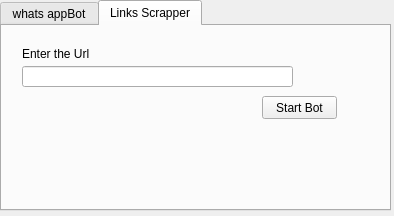
<?xml version="1.0" encoding="UTF-8"?>
<ui version="4.0">
 <class>Dialog</class>
 <widget class="QDialog" name="Dialog">
  <property name="geometry">
   <rect>
    <x>0</x>
    <y>0</y>
    <width>394</width>
    <height>216</height>
   </rect>
  </property>
  <property name="windowTitle">
   <string>Dialog</string>
  </property>
  <widget class="QTabWidget" name="tabWidget">
   <property name="geometry">
    <rect>
     <x>0</x>
     <y>0</y>
     <width>391</width>
     <height>211</height>
    </rect>
   </property>
   <property name="currentIndex">
    <number>1</number>
   </property>
   <widget class="QWidget" name="tab">
    <attribute name="title">
     <string>whats appBot</string>
    </attribute>
    <widget class="QLineEdit" name="botStart">
     <property name="geometry">
      <rect>
       <x>30</x>
       <y>50</y>
       <width>61</width>
       <height>21</height>
      </rect>
     </property>
    </widget>
    <widget class="QLineEdit" name="botEnd">
     <property name="geometry">
      <rect>
       <x>110</x>
       <y>50</y>
       <width>61</width>
       <height>21</height>
      </rect>
     </property>
    </widget>
    <widget class="QLabel" name="label">
     <property name="geometry">
      <rect>
       <x>30</x>
       <y>30</y>
       <width>121</width>
       <height>16</height>
      </rect>
     </property>
     <property name="text">
      <string>Enter emails (start,end):</string>
     </property>
    </widget>
    <widget class="QLabel" name="label_2">
     <property name="geometry">
      <rect>
       <x>100</x>
       <y>50</y>
       <width>21</width>
       <height>16</height>
      </rect>
     </property>
     <property name="font">
      <font>
       <pointsize>11</pointsize>
      </font>
     </property>
     <property name="text">
      <string>-</string>
     </property>
    </widget>
    <widget class="QPushButton" name="doLogin">
     <property name="geometry">
      <rect>
       <x>120</x>
       <y>120</y>
       <width>75</width>
       <height>23</height>
      </rect>
     </property>
     <property name="text">
      <string>Log In</string>
     </property>
    </widget>
    <widget class="QPushButton" name="startBot">
     <property name="geometry">
      <rect>
       <x>200</x>
       <y>120</y>
       <width>75</width>
       <height>23</height>
      </rect>
     </property>
     <property name="text">
      <string>Start Bot</string>
     </property>
    </widget>
    <widget class="QLabel" name="botStatus">
     <property name="geometry">
      <rect>
       <x>30</x>
       <y>70</y>
       <width>221</width>
       <height>51</height>
      </rect>
     </property>
     <property name="font">
      <font>
       <pointsize>14</pointsize>
      </font>
     </property>
     <property name="text">
      <string/>
     </property>
    </widget>
   </widget>
   <widget class="QWidget" name="tab_2">
    <attribute name="title">
     <string>Links Scrapper</string>
    </attribute>
    <widget class="QLabel" name="label_3">
     <property name="geometry">
      <rect>
       <x>20</x>
       <y>20</y>
       <width>81</width>
       <height>16</height>
      </rect>
     </property>
     <property name="text">
      <string>Enter the Url</string>
     </property>
    </widget>
    <widget class="QLineEdit" name="groupFetcherLink">
     <property name="geometry">
      <rect>
       <x>20</x>
       <y>40</y>
       <width>271</width>
       <height>21</height>
      </rect>
     </property>
    </widget>
    <widget class="QLabel" name="scrapingStatus">
     <property name="geometry">
      <rect>
       <x>20</x>
       <y>100</y>
       <width>341</width>
       <height>51</height>
      </rect>
     </property>
     <property name="font">
      <font>
       <pointsize>14</pointsize>
      </font>
     </property>
     <property name="text">
      <string/>
     </property>
    </widget>
    <widget class="QPushButton" name="startScraping">
     <property name="geometry">
      <rect>
       <x>260</x>
       <y>70</y>
       <width>75</width>
       <height>23</height>
      </rect>
     </property>
     <property name="text">
      <string>Start Bot</string>
     </property>
    </widget>
   </widget>
  </widget>
 </widget>
 <resources/>
 <connections/>
</ui>
